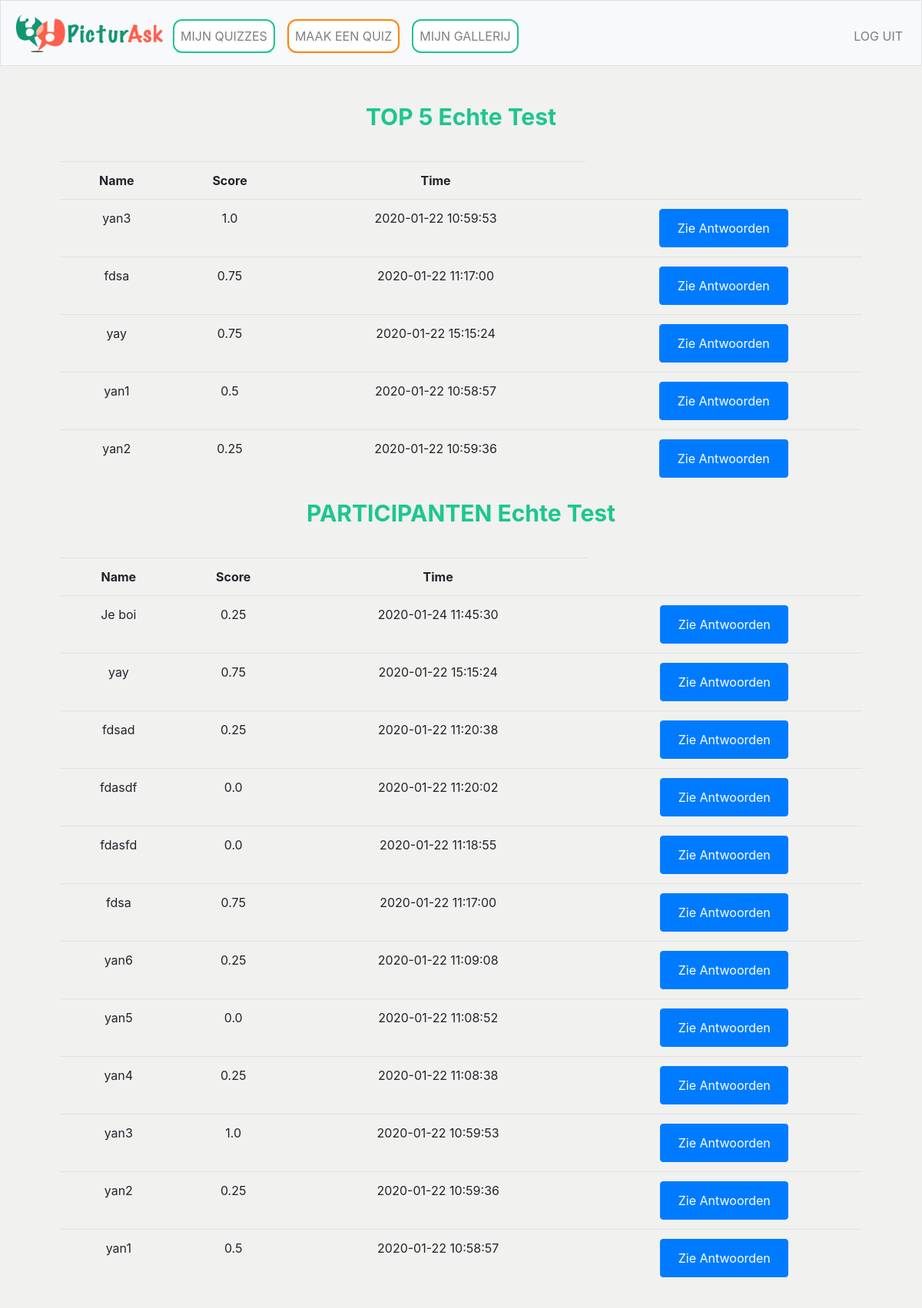
Screenshot of /results/59 (signed in) with the database file from the repository.
### tables this page shows
CREATE TABLE 'quizes' ('quiz_id' integer PRIMARY KEY AUTOINCREMENT NOT NULL,'user_id' integer NOT NULL, 'quiz_titel'  text NOT NULL  , 'date'  timestamp DEFAULT CURRENT_DATE  , 'gif' text);

CREATE TABLE 'participants' ('participant_id' integer PRIMARY KEY AUTOINCREMENT NOT NULL, 'quiz_id' integer NOT NULL, 'name' text NOT NULL, 'score' real, 'time'  timestamp DEFAULT CURRENT_TIMESTAMP  , 'comment' text);

### application.py (the view)
@app.route("/results/<quiz_id>", methods=["GET", "POST"])
@login_required
def results(quiz_id):
    quiz_name = db.execute("SELECT quiz_titel FROM quizes WHERE quiz_id = :quiz_id", quiz_id=quiz_id)[0]["quiz_titel"]
    participants_list = []
    for participant in db.execute("SELECT * FROM participants WHERE quiz_id = :quiz", quiz=quiz_id):
        participants_list.append(participant)
    participants_list.reverse()
    top_participants = sorted(participants_list, key=lambda x:x["score"])
    top_participants.reverse()
    return render_template("results.html", participants_list=participants_list, quiz_name=quiz_name, top_participants=top_participants[:5])

### application.py (called while the page is built)
@app.after_request
def after_request(response):
    response.headers["Cache-Control"] = "no-cache, no-store, must-revalidate"
    response.headers["Expires"] = 0
    response.headers["Pragma"] = "no-cache"
    return response

### helpers.py (called while the page is built)
def login_required(f):
    @wraps(f)
    def decorated_function(*args, **kwargs):
        if session.get("user_id") is None:
            return redirect("/login")
        return f(*args, **kwargs)
    return decorated_function

### templates/results.html (shortened to what this page needs)
{% extends "layout.html" %}
{% block main %}
    <form action="/results/{{quiz_id}}" method="post">
        <div class="form-group">
            <table class="table table-hoverable">
                <h2>TOP 5 {{quiz_name}}</h2>
                <tr>
                    <th>Name</th>
                    <th>Score</th>
                    <th>Time</th>
                </tr>
                {% for part in top_participants %}
                    <tr>
                        <td>{{part["name"]}}</td>
                        <td>{{part["score"]}}</td>
                        <td>{{part["time"]}}</td>
                        <td> <button type="button" class="btn btn-primary" onclick="window.location.href='/antwoord/{{part['participant_id']}}'">Zie Antwoorden</button></td>
                    </tr>
                {% endfor %}
            </table>
            <table class="table table-hoverable">
                <h2>PARTICIPANTEN {{quiz_name}}</h2>
                <tr>
                    <th>Name</th>
                    <th>Score</th>
                    <th>Time</th>
                </tr>
                {% for part in participants_list %}
                    <tr>
                        <td>{{part["name"]}}</td>
                        <td>{{part["score"]}}</td>
                        <td>{{part["time"]}}</td>
                        <td> <button type="button" class="btn btn-primary" onclick="window.location.href='/antwoord/{{part['participant_id']}}'">Zie Antwoorden</button></td>
                    </tr>
                {% endfor %}
            </table>
        </div>
    </form>
{% endblock %}

### templates/layout.html (shortened to what this page needs)
<!DOCTYPE html>
<html lang="en">
    <head>
        <link href="https://maxcdn.bootstrapcdn.com/bootstrap/4.1.3/css/bootstrap.min.css" rel="stylesheet">
        <link href="/static/styles.css" rel="stylesheet">
    </head>
    <body>
        <nav class="navbar navbar-expand-md navbar-light bg-light border">
            <a class="nav-item" href="/"><img src="/static/IMG_3385.PNG" style="height:50px;width:200px;filter:invert(100%);"/></a>
            <div class="collapse navbar-collapse" id="navbar">
                {% if session.user_id %}
                    <ul class="navbar-nav mr-auto mt-2">
                        <button1 style="margin:8px;" class="nav-item"><a class="nav-link" href="/mijn_quizzes">MIJN QUIZZES</a></button1>
                        <button2 style="margin:8px;" class="nav-item"><a class="nav-link" href="/maak_quiz">MAAK EEN QUIZ</a></button2>
                        <button1 style="margin:8px;" class="nav-item"><a class="nav-link" href="/gallerij">MIJN GALLERIJ</a></button2>
                    </ul>
                    <ul class="navbar-nav ml-auto mt-2">
                        <li class="nav-item"><a class="nav-link" href="/logout">LOG UIT</a></li>
                    </ul>
                {% else %}
                    <ul class="navbar-nav ml-auto mt-2">
                        <li class="nav-item"><a class="nav-link" href="/register">MAAK ACCOUNT</a></li>
                        <li class="nav-item"><a class="nav-link" href="/login">LOG IN</a></li>
                    </ul>
                {% endif %}
            </div>
        </nav>
        <main class="container p-5">
            {% block main %}{% endblock %}
        </main>
    </body>
</html>

### static/styles.css (style rules this page uses)
main { overflow-x: auto; text-align: center; }
body { background-color: #F1F1F0; background-repeat: no-repeat; background-size: cover; }
table { margin-top: 40px; }
button1 { -webkit-transition-duration: 0.4s; transition-duration: 0.4s; background-color: white; color: black; border: 2px solid #1DC690; border-radius: 12px; }
button2 { -webkit-transition-duration: 0.4s; transition-duration: 0.4s; background-color: white; color: #AE388B; border: 2px solid #FF8300; border-radius: 12px; }
button { -webkit-transition-duration: 0.4s; transition-duration: 0.4s; width:50%; height: 50px; background-color: #1DC690; color: #3D550C; border-radius: 12px; }
h2 { font-size: 30px; font-weight: bold; color: #1DC690; }

### rows the page displays
quizes: quiz_titel "Echte Test"
participants: name "yan3", score "1.0", time "2020-01-22 10:59:53"
participants: name "fdsa", score "0.75", time "2020-01-22 11:17:00"
participants: name "yay", score "0.75", time "2020-01-22 15:15:24"
participants: name "yan1", score "0.5", time "2020-01-22 10:58:57"
participants: name "yan2", score "0.25", time "2020-01-22 10:59:36"
participants: name "Je boi", score "0.25", time "2020-01-24 11:45:30"
participants: name "fdsad", score "0.25", time "2020-01-22 11:20:38"
participants: name "fdasdf", score "0.0", time "2020-01-22 11:20:02"
participants: name "fdasfd", score "0.0", time "2020-01-22 11:18:55"
participants: name "yan6", score "0.25", time "2020-01-22 11:09:08"
participants: name "yan5", score "0.0", time "2020-01-22 11:08:52"
participants: name "yan4", score "0.25", time "2020-01-22 11:08:38"
